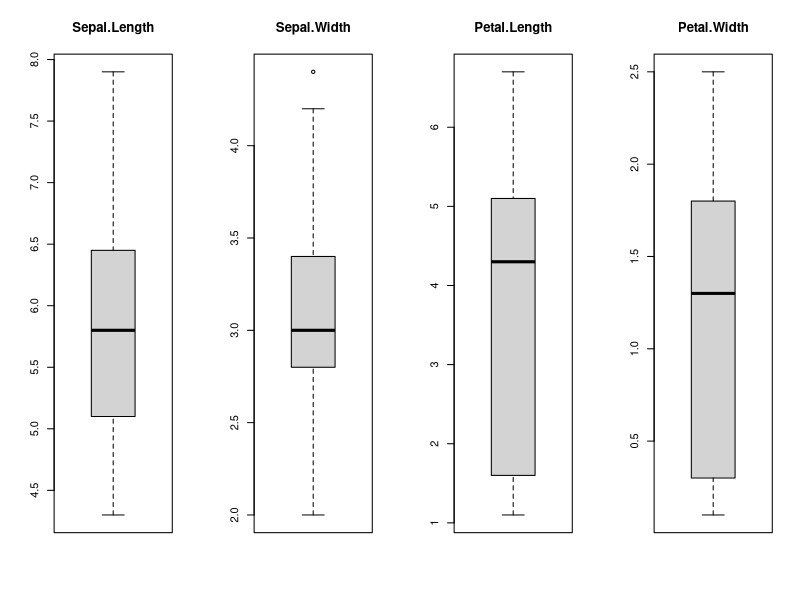

Reproduce this figure in R.
library(caret)
data(iris)

my.data <- iris
validation.index <- createDataPartition(my.data$Species,
					p = 0.8,
					list = FALSE)
validation <- my.data[-validation.index,]
dataset <- my.data[validation.index,]

# Define input and output
x <- dataset[,1:4]
y <- dataset[,5]
################################################ Visuals start

# Univariate plots
# Boxplot for each attribute on one image
par(mfrow=c(1,4))
for(i in 1:4) {
	boxplot(x[,i], main = names(iris)[i])
}

# Barplot for class breakdown
#plot(y)

# Multivariate plots. TODO: THE BELOW DOESN'T FUCKING WORK!! NOTHING!!!
# Scatterplot matrix
#featurePlot(x=x, y=y, plot="ellipse")

# Box and whisker plots for each attribute
#featurePlot(x=x, y=y, plot="box")
################################################ Visuals end
